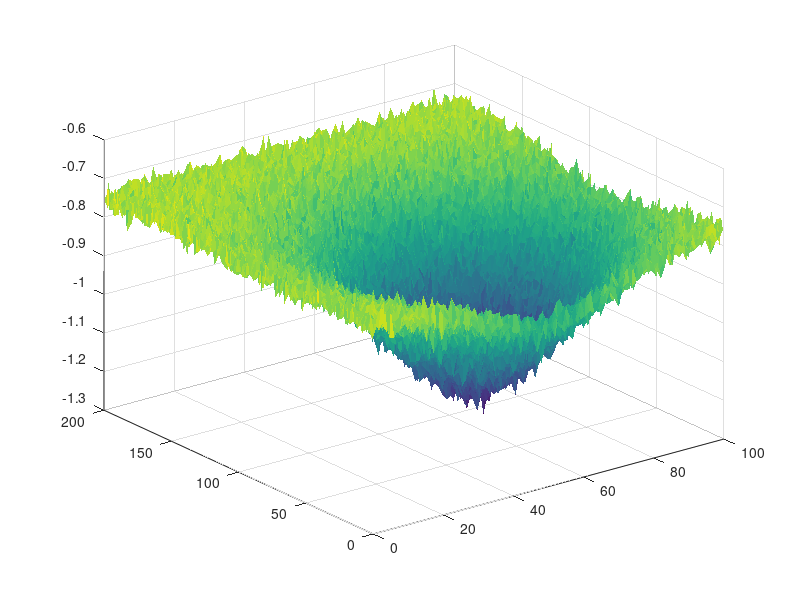

Here is the MATLAB script that generated this plot: (Note: this script raises an error after producing the figure.)
function input1()
    % 参数设置（单位：厘米）
    step_length = 200;   % 台阶长度200cm
    step_width = 100;    % 台阶宽度100cm
    resolution = 1;      % 网格分辨率1cm
    
    % 生成磨损表面数据
    [X, Y, Z] = generate_worn_surface(step_width, step_length, resolution);
    
    % 绘制三维表面图
    plot_3d_surface(X, Y, Z, step_width, step_length);
    
    % 绘制平面热力图
    plot_2d_heatmap(X, Y, Z, step_width, step_length);
end

%% 磨损表面生成函数（改进版）
function [X, Y, Z] = generate_worn_surface(width, length, res)
    % 创建坐标网格
    x = 0:res:width;
    y = 0:res:length;
    [X, Y] = meshgrid(x, y);
    
    % 生成基准平面
    Z = zeros(size(X));
    
    % ===== 主要磨损区域 =====
    % 主凹陷参数（中心偏右）
    main_center_x = width*0.4;       % 中心x坐标（60%宽度处）
    main_center_y = length*0.5;      % 中心y坐标
    % 增大x和y方向的扩散范围，使凹陷更平缓
    main_sigma_x = 1000;               
    main_sigma_y = 3000;               
    % 减小最大深度
    main_depth = -0.75;               
    
    % 生成各向异性高斯凹陷
    main_dent = main_depth * exp(-...
        ((X-main_center_x).^2/(2*(main_sigma_x)^2) +...
         (Y-main_center_y).^2/(2*(main_sigma_y)^2)));
    
    % ===== 次要磨损区域 =====
    % 参数设置
    num_minor_dents = 3;             % 次要凹痕数量
    % 减小次要凹痕最大深度
    minor_max_depth = -0.2;          
    % 减小次要凹痕最小深度
    minor_min_depth = -0.1;          
    
    minor_dents = zeros(size(X));
    for i = 1:num_minor_dents
        % 随机参数生成
        cx = width * (0.3 + 0.4*rand());  % 集中在30%-70%宽度范围
        cy = length * rand();
        % 增大x方向的扩散范围
        sx = 16 + 10*rand();
        % 增大y方向的扩散范围
        sy = 30 + 20*rand();
        depth = minor_min_depth + (minor_max_depth - minor_min_depth)*rand();
        
        % 生成凹痕
        minor_dent = depth * exp(-...
            ((X-cx).^2/(2*sx^2) + (Y-cy).^2/(2*sy^2)));
        
        minor_dents = minor_dents + minor_dent;
    end
    
    % ===== 组合表面 =====
    Z = Z + main_dent + minor_dents;
    
    % 添加轻微噪声（RMS 减小到 0.02cm）
    Z = Z + 0.02*randn(size(Z));
end

%% 三维表面图绘制（优化版）
function plot_3d_surface(X, Y, Z, width, length)
    figure('Position', [100 100 1000 600], 'Color','w');
    
    % 创建表面图
    s = surf(X, Y, Z, 'EdgeColor','none');
    
    % 设置材质属性
    s.DiffuseStrength = 0.25;
    s.SpecularStrength = 0.6;
    s.AmbientStrength = 0.5;
    
    % 颜色和光照设置
    cmap = turbo(256);
    cmap(1:50,:) = cmap(1:50,:)*0.8; % 加深蓝色部分
    colormap(cmap);
    clim([-1.5 0.2]);
    
    lighting gouraud;
    light('Position',[width*0.7 length*0.3 50],'Style','local');
    light('Position',[width*0.3 length*0.7 30],'Style','local');
    
    % 视角和坐标轴设置
    view(-25, 35);
    axis([0 width 0 length -1.5 0.5]);
    set(gca, 'FontSize',10,...
             'XTick',0:20:width,...
             'YTick',0:40:length,...
             'ZLim',[-1.5 0.5]);
    
    % 标签和标题
    xlabel('Width (cm)', 'FontSize',12);
    ylabel('Length (cm)', 'FontSize',12);
    zlabel('Depth (cm)', 'FontSize',12);
    title('Realistic Step Wear 3D Visualization',...
          'FontSize',14, 'FontWeight','normal');
end

%% 修正后的平面热力图绘制函数
function plot_2d_heatmap(X, Y, Z, width, length)
    figure('Position', [200 200 1200 500], 'Color','w');
    
    % 使用显式参数传递
    imagesc('XData', [0 width], 'YData', [0 length], 'CData', Z);
    axis xy;
    
    % 颜色设置（避免直接修改矩阵）
    cmap = turbo(256);
    adjusted_part = cmap(1:50,:) * 0.8;
    cmap(1:50,:) = adjusted_part;
    colormap(cmap);
    clim([-1.5 0.2]);
    
    % 等高线标注（移除透明度）
    hold on;
    contour(X, Y, Z, [-1.2 -0.8 -0.4],...
            'LineColor', [0.4 0.4 0.4],...
            'LineWidth', 1.2);
    
    % 坐标轴设置
    set(gca, 'FontSize',10,...
             'XTick',0:20:width,...
             'YTick',0:40:length);
    
    % 标签和标题
    xlabel('Width (cm)', 'FontSize',12);
    ylabel('Length (cm)', 'FontSize',12);
    title('Wear Depth Heatmap with Contours',...
          'FontSize',14, 'FontWeight','normal');
    grid on;
    set(gca, 'GridColor', [0.8 0.8 0.8], 'GridAlpha', 0.3);
end
